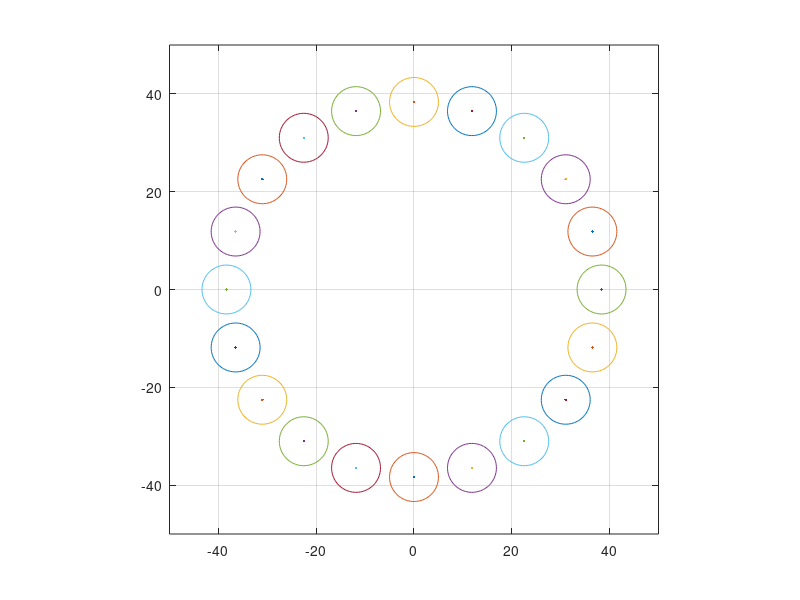

This chart was generated by the following MATLAB code:
if ishandle(1)
    close(1)
end

figure(1)
hold on
box on
axis([-50 50 -50 50]);

n= 20;
theta = (2*pi/n) * [1:n];
r = 5;

R = 1.2*r/sin(pi/n);

cTheta = linspace(0,2*pi,100);

for i = 1:n
    plot(R*cos(theta(i)), R*sin(theta(i)), '.');
    plot(R*cos(theta(i)) + r*cos(cTheta), R*sin(theta(i)) + r*sin(cTheta));
end


axis square
axis equal
grid on